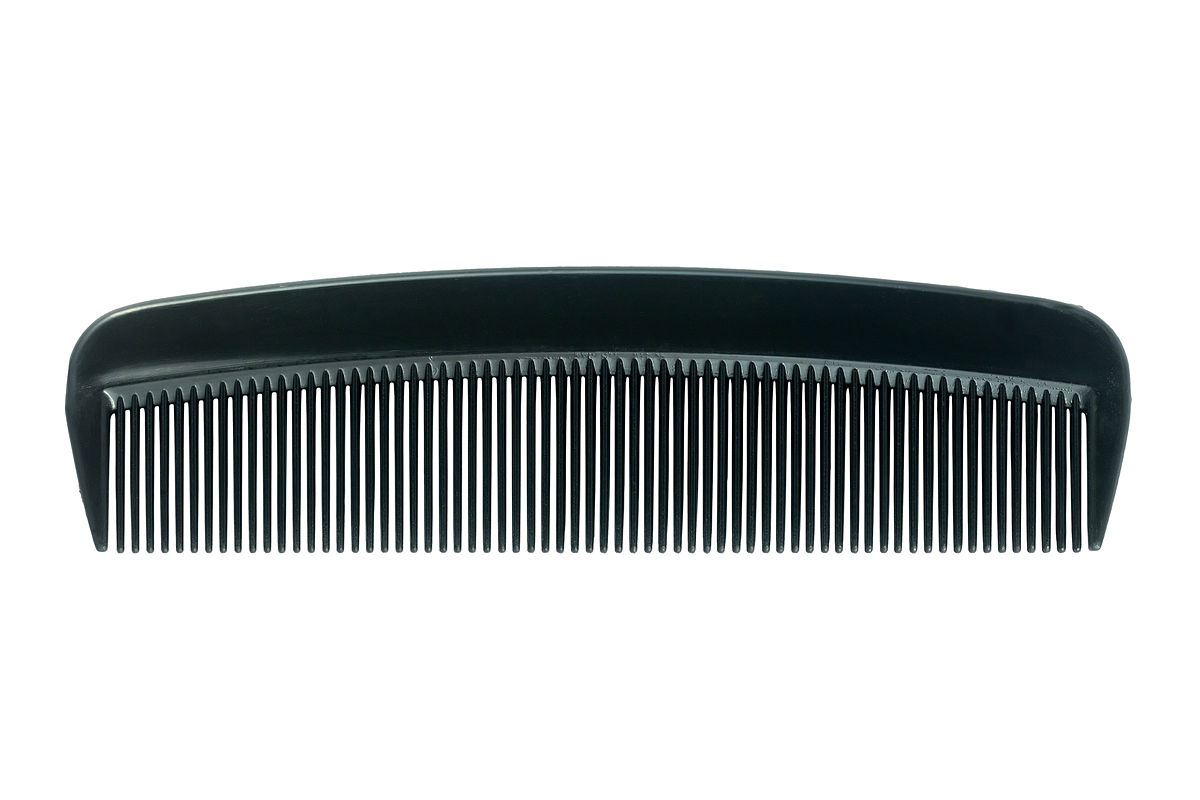
#> input picture hw5/pic/comb.jpg, 1200 x 800 px, found by its file name
$ jupyter execute Q_3_1.ipynb   (older library calls are emulated)
#> lines starting #> are read from the running program, lines starting #| are printed output that depends on the picture; after the words box and inside, x2 and y2 are one past the last pixel; in counts of white or black regions, pixels touching at a corner belong together
[cell 1]
import cv2
import math
import numpy as np
from matplotlib import pyplot as plt


def hough(img, d_teta):
    G_x = cv2.Sobel(img, cv2.CV_64F, 1,0, ksize=5)
    G_y = cv2.Sobel(img, cv2.CV_64F, 0,1, ksize=5)
    gradients_dir = (180 / np.pi) * (np.arctan2(G_y, G_x))
    gradients_dir [gradients_dir <0] += 180

    th_max = (gradients_dir + d_teta).astype('uint32')
    th_max[th_max>180]=180
    th_min = (gradients_dir- d_teta).astype('uint32')
    th_min[th_min<0]=0

    row,col = img.shape
    rhos = int(np.sqrt(np.square(row)+np.square(col)))
    H = np.zeros(( rhos, 180))
    for i in range(row):
        for j in range(col):
            if img[i,j]:
                teta_lst = [t for t in range(th_min[i, j], th_max[i, j])]
                for t in teta_lst:
                    P= round((i * np.cos(t)) + (j * np.sin(t)))
                    H[int(P), t]+=1
    M=H.copy()
    rho_teta=[]
    r,t = np.where(M>30)
    for j in range(len(r)):
        rho_teta.append((r[j], t[j]))


    for (rho,tetaa) in rho_teta:
        x1 = int(np.cos(tetaa)*rho + 1000*(-(np.sin(tetaa))))
        y1 = int(np.sin(tetaa)*rho + 1000*(np.cos(tetaa)))
        x2 = int(np.cos(tetaa)*rho - 1000*(-(np.sin(tetaa))))
        y2 = int(np.sin(tetaa)*rho - 1000*(np.cos(tetaa)))
        cv2.line(img_comb,(x1,y1),(x2,y2),(0,0,255),1)

    return H


img_comb = cv2.imread('comb.jpg', 0)
#> img_comb: shape (800, 1200); min 0, max 255, mean 203.2
img_canyy = cv2.Canny(img_comb, 50, 150, apertureSize=3)
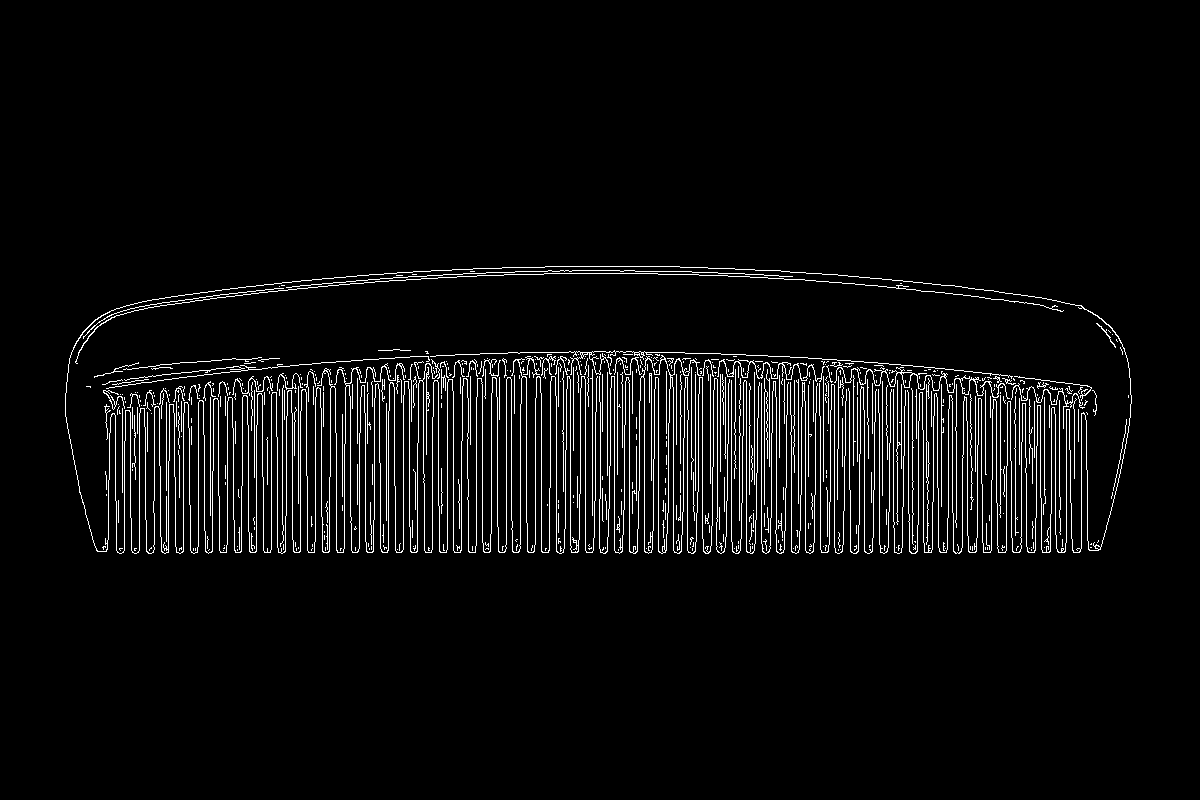
#> img_canyy: shape (800, 1200); 4.5% white in thin lines or dots, all inside (x1, y1, x2, y2) = (65, 266, 1132, 554)
hough_transform = hough(img_canyy , 30)
#> in hough, `G_y = cv2.Sobel(img, cv2.CV_64F, 0,1, ksize=5)`:
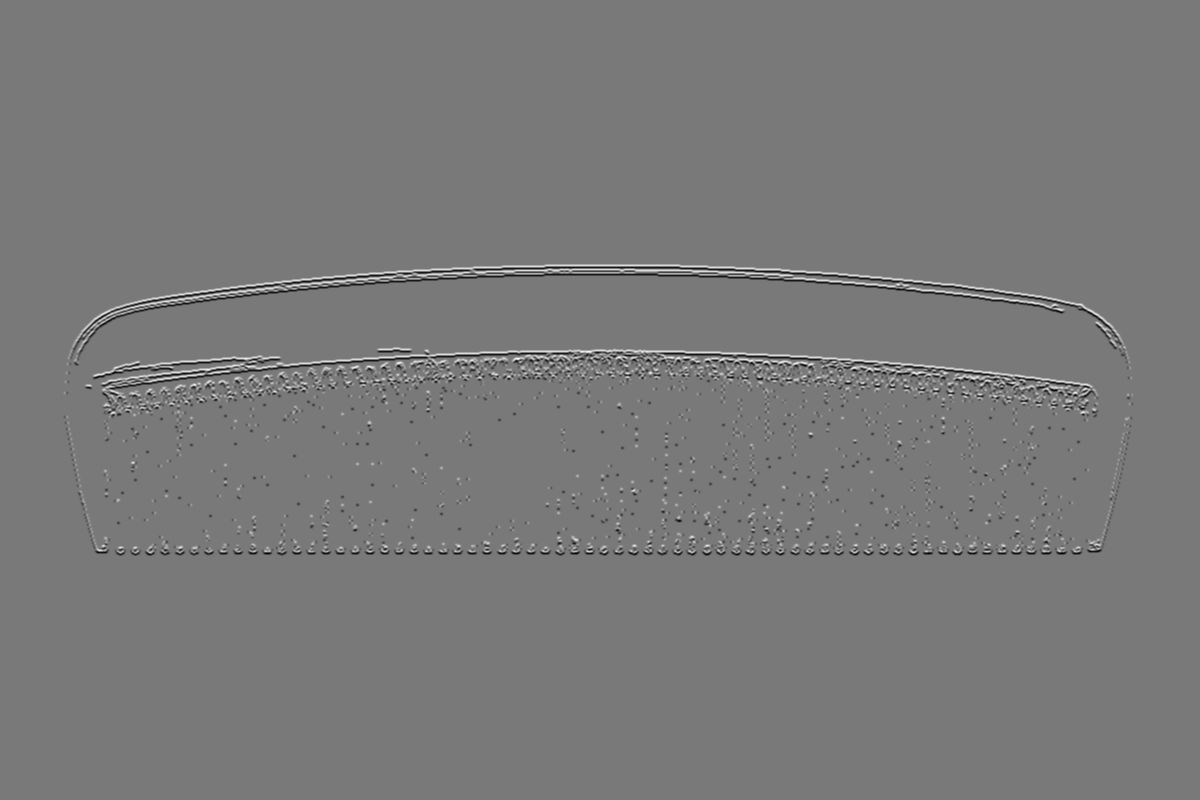
#> G_y: shape (800, 1200) float64; min -9945, max 10965, mean 0; drawn with min black and max white
#> in hough, `gradients_dir [gradients_dir <0] += 180`: gradients_dir: shape (800, 1200) float64; min 0, max 180, mean 14.2
#> in hough, `th_max = (gradients_dir + d_teta).astype('uint32')`: th_max: shape (800, 1200) uint32; 175 distinct labels, from 30 to 210
#> in hough, `th_max[th_max>180]=180`:
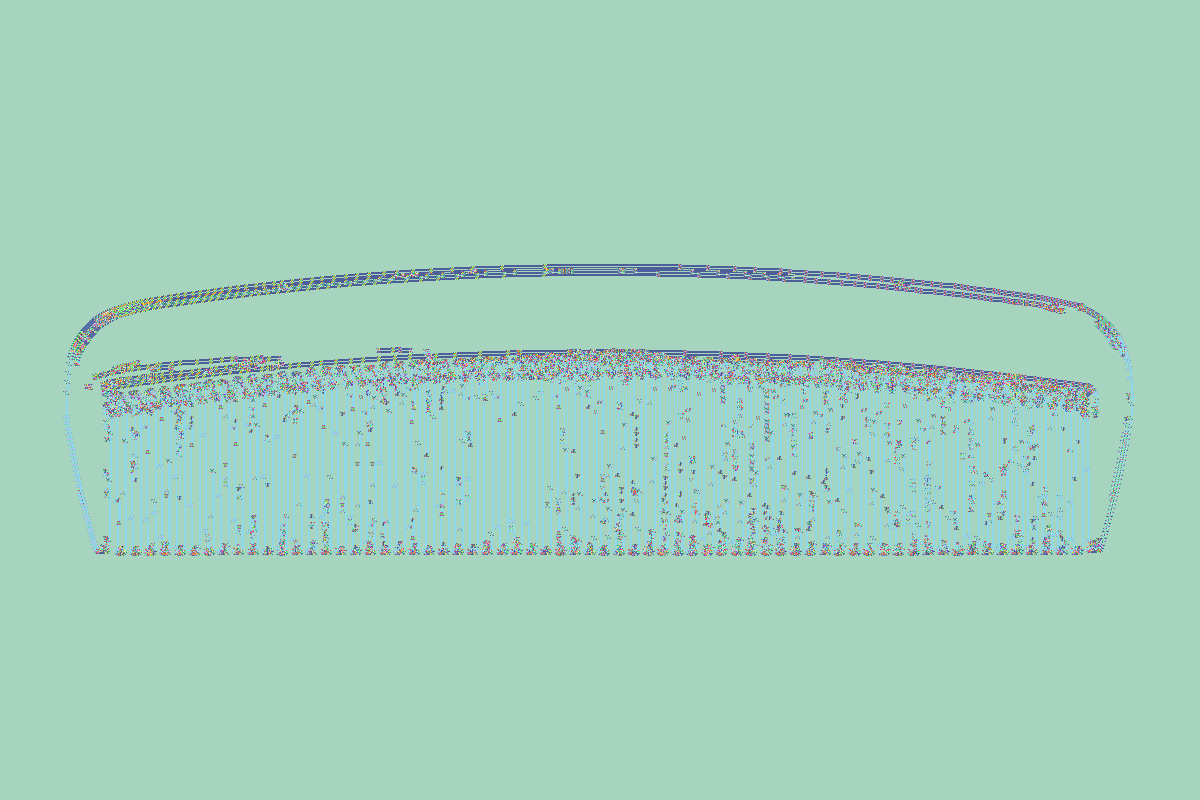
#> th_max: shape (800, 1200) uint32; 146 distinct labels, from 30 to 180; one colour per label, 0 black
#> after the loop in hough, `for i in range(row):`:
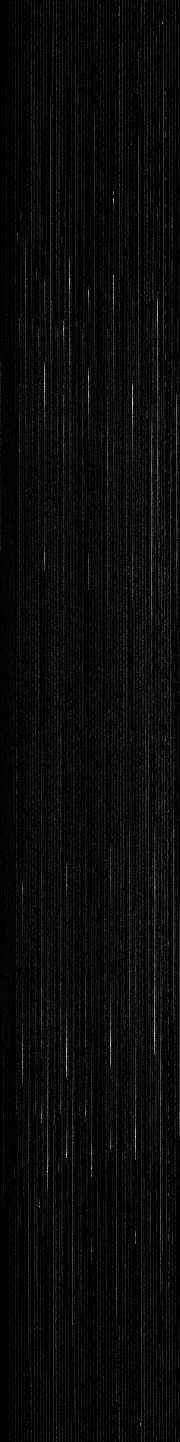
#> H: shape (1442, 180) float64; min 0, max 77, mean 3; drawn with min black and max white
#> after the loop in hough, `for (rho,tetaa) in rho_teta:`:
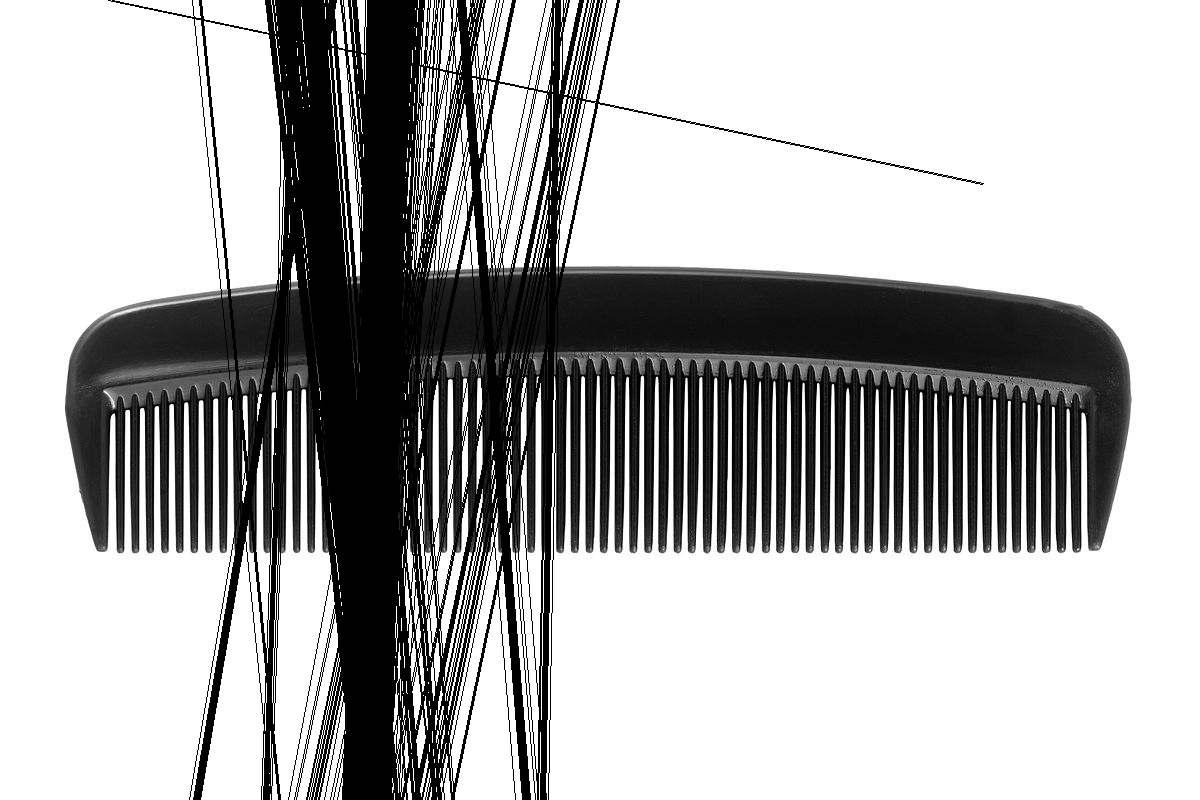
#> img_comb: shape (800, 1200); min 0, max 255, mean 174.7


cv2.imwrite('hough.jpg', img_comb)
plt.imshow(hough_transform)
plt.show()
plt.imshow(img_comb)
plt.show()

$ run again, with hw5/pic/coin_detection.PNG saved as hw5/pic/comb.jpg
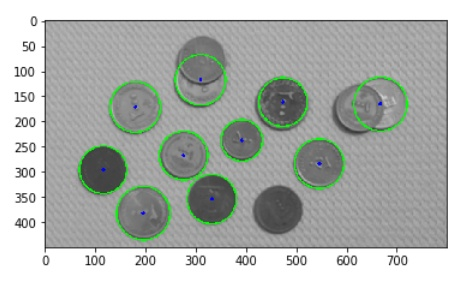
#> input picture hw5/pic/coin_detection.PNG, 465 x 308 px, found by its file name
#> img_canyy: shape (308, 465); 6% white in thin lines or dots, all inside (x1, y1, x2, y2) = (15, 16, 449, 266)
#> in hough, `th_max[th_max>180]=180`:
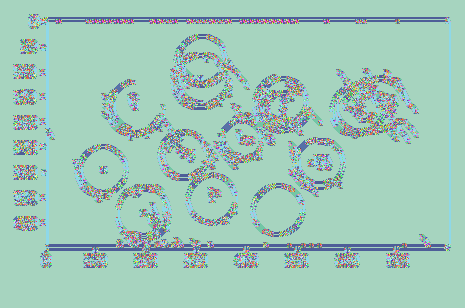
#> th_max: shape (308, 465) uint32; 147 distinct labels, from 30 to 180; one colour per label, 0 black
#> after the loop in hough, `for (rho,tetaa) in rho_teta:`:
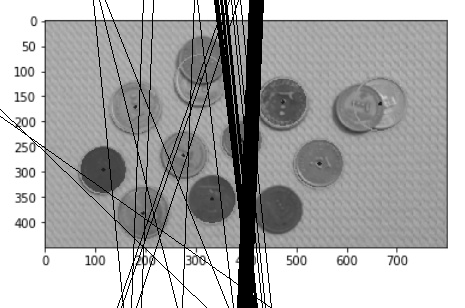
#> img_comb: shape (308, 465); min 0, max 255, mean 171.4
